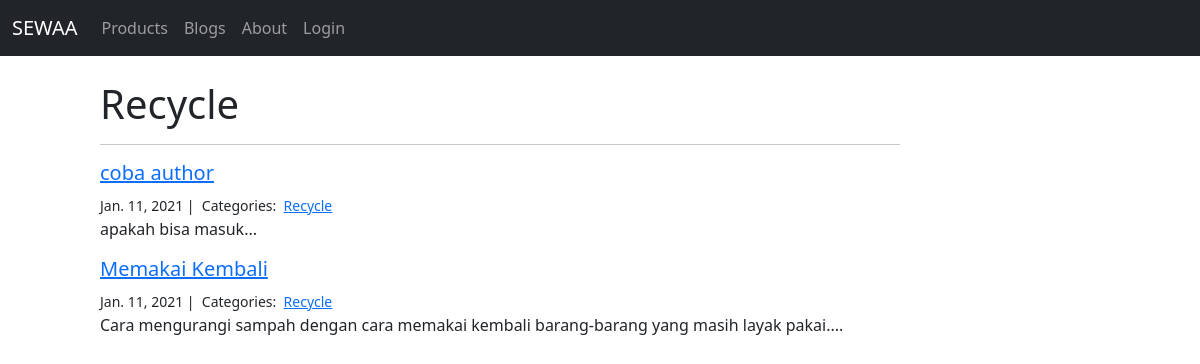
The page /blog/blog_category/Recycle/ on the database its author committed.
### blog/models.py (models this page shows, shortened)
class Category(models.Model):
    name = models.CharField(max_length=50)

class Blog(models.Model):
    title = models.CharField(max_length=200)
    text = models.TextField()
    created_on = models.DateTimeField(auto_now_add=True)
    last_modified = models.DateTimeField(auto_now=True)
    category = models.ManyToManyField('Category', related_name='posts')
    author = models.ForeignKey(User, null=True, blank=True, on_delete=models.CASCADE)

### blog/views.py (the view)
# urls.py: path('blog_category/<category>/', views.blog_category, name='blog_category'),
def blog_category(request, category):
    blogs = Blog.objects.filter(category__name__contains=category).order_by('-created_on')
    return render(request, 'blog/blog_category.html', {
        'blogs' : blogs,
        'category' : category,
    })

### blog/templates/blog/blog_category.html (shortened to what this page needs)
{% extends "base.html" %}
{% block body %}
<div class="col-md-8 offset-md-1">
    <h1>{{ category }}</h1>
    <hr>
    {% for blog in blogs %}
    <h5><a href="{% url 'blog:blog_detail' id=blog.id %}">{{ blog.title }}</a></h5>
    <small>
        {{ blog.created_on.date }} |&nbsp;
        Categories:&nbsp;
        {% for category in blog.category.all %}
            <a href="{% url 'blog:blog_category' category.name %}">{{ category.name }}</a>&nbsp;
        {% endfor %}
    </small>
    <p>{{ blog.text | slice:":100" }}...</p>
    {% endfor %}
</div>
{% endblock %}

### rows shown on the page
Category: name "Recycle"
Blog: title "coba author", created_on "Jan. 11, 2021", text "apakah bisa masuk"
Blog: title "Memakai Kembali", created_on "Jan. 11, 2021", text "Cara mengurangi sampah dengan cara memakai kembali barang-barang yang masih layak pakai."
